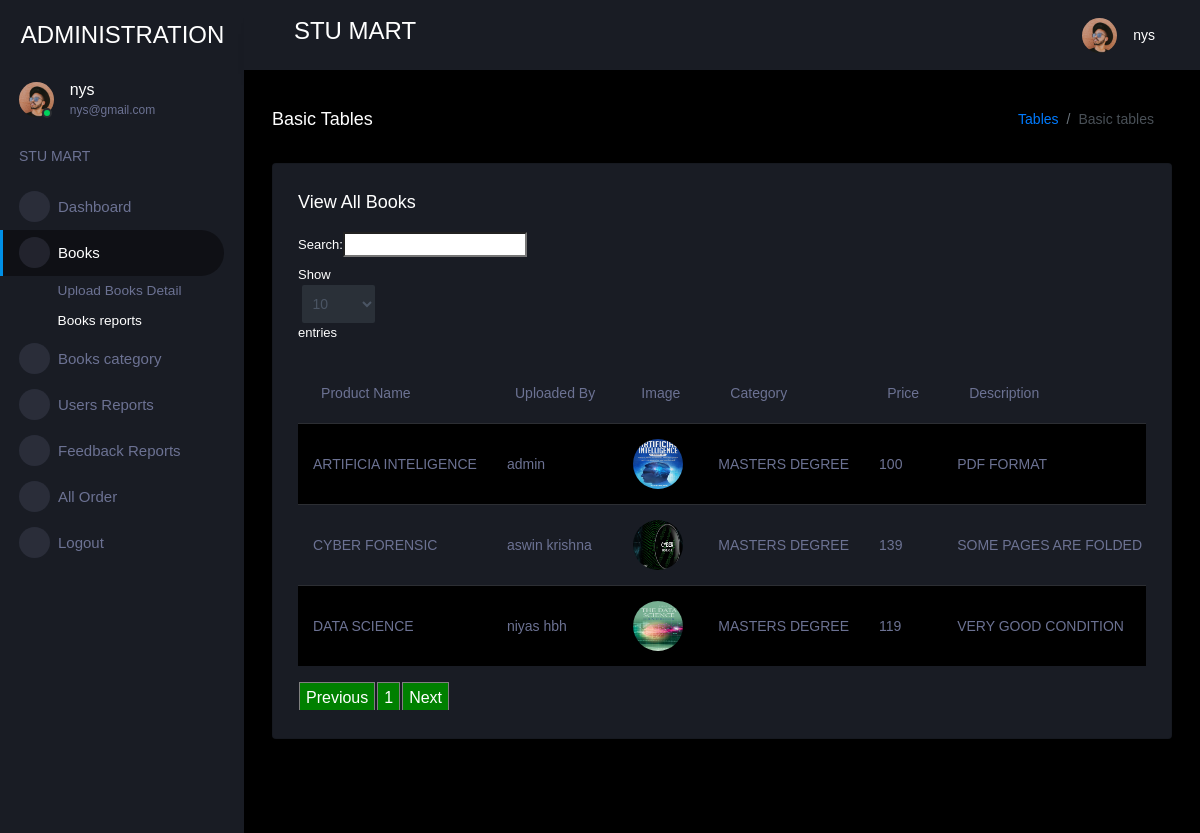
Screenshot of /admin_view_product (signed in) with the database file from the repository.
### book/models.py (models this page shows, shortened)
class Product(models.Model):
    user = models.ForeignKey(User, on_delete=models.CASCADE, null=True, blank=True, related_name='sold_by')
    sold_to = models.ForeignKey(User, on_delete=models.CASCADE, null=True, blank=True, related_name='sold_to')
    category = models.ForeignKey(Category, on_delete=models.CASCADE, null=True)
    image = models.FileField(null=True)
    name = models.CharField(max_length=30, null=True)
    language = models.CharField(max_length=30, null=True)
    format = models.CharField(max_length=30, null=True)
    publisher = models.CharField(max_length=30, null=True)
    edition = models.CharField(max_length=30, null=True)
    pages = models.CharField(max_length=30, null=True)
    author = models.CharField(max_length=30, null=True)
    price = models.IntegerField(null=True)
    status =  models.CharField(max_length=30, null=True, default="Available")
    condition = models.CharField(max_length=30, null=True)
    desc = models.TextField(null=True)

class Category(models.Model):
    name = models.CharField(max_length=30, null=True)

### book/views.py (the view)
# urls.py: path('admin_view_product', Admin_View_product, name='admin_view_product'),
def Admin_View_product(request):
    if not request.user.is_authenticated:
        return redirect('login_admin')
    pro = Product.objects.all()
    d = {'pro':pro}
    return render(request,'administration/admin_view_product.html',d)

### book/templates/administration/admin_view_product.html (shortened to what this page needs)
{% extends 'administration/index.html' %}
{% load static %}
{% block body %}
<link rel = stylesheet href="https://cdn.datatables.net/1.10.23/css/dataTables.bootstrap.min.css">
<div class="main-panel">
    <div class="content-wrapper">
      <div class="page-header">
        <h3 class="page-title"> Basic Tables </h3>
        <nav aria-label="breadcrumb">
          <ol class="breadcrumb">
            <li class="breadcrumb-item"><a href="#">Tables</a></li>
            <li class="breadcrumb-item active" aria-current="page">Basic tables</li>
          </ol>
        </nav>
      </div>
      <div class="row">
        <div class="col-lg-12 grid-margin stretch-card">
          <div class="card">
            <div class="card-body">
              <h4 class="card-title">View All Books</h4>
              <div class="table-responsive">
                <table class="table table-striped" id="example">
                  <thead>
                    <tr>
                        <th>Product Name</th>
                        <th>Uploaded By</th>
                        <th>Image</th>
                          <th> Category</th>
                        <th>Price</th>
                           <th> Description</th>
                      </tr>
                      </thead>
                       <tbody>
                        {% for i in pro %}
                      <tr>
                        <td>{{i.name}}</td>
                        <td>{% if i.user.is_staff %}{{i.user.username}}{% endif %}{{i.user.first_name}} {{i.user.last_name}}</td>
                        <td><img src="{{i.image.url}}" style="width:50px;height:50px"></td>
                          <td>{{i.category.name}}</td>
                          <td>{{i.price}}</td>
                          <td>{{i.desc}}</td>
                      </tr>
                        {% empty %}
                    <tr>
                      <td>Data Not Found</td>
                    </tr>
                        {% endfor %}
                        </tbody>
                </table>
              </div>
            </div>
          </div>
        </div>
      </div>
    </div>
{% endblock %}

### book/templates/administration/index.html (shortened to what this page needs)
<!DOCTYPE html>
{% load static %}
<html lang="en">
  <head>
    <link rel="stylesheet" href="{% static 'assets/vendors/mdi/css/materialdesignicons.min.css' %}">
    <link rel="stylesheet" href="{% static 'assets/vendors/css/vendor.bundle.base.css' %}">
    <link rel="stylesheet" href="{% static 'assets/vendors/jvectormap/jquery-jvectormap.css' %}">
    <link rel="stylesheet" href="{% static 'assets/vendors/flag-icon-css/css/flag-icon.min.css' %}">
    <link rel="stylesheet" href="{% static 'assets/vendors/owl-carousel-2/owl.carousel.min.css' %}">
    <link rel="stylesheet" href="{% static 'assets/vendors/owl-carousel-2/owl.theme.default.min.css' %}">
    <link rel="stylesheet" href="{% static 'assets/css/style.css' %}">
  </head>
  <body>
    <div class="container-scroller">
      <nav class="sidebar sidebar-offcanvas" id="sidebar">
        <div class="sidebar-brand-wrapper d-none d-lg-flex align-items-center justify-content-center fixed-top">
          <a class="sidebar-brand brand-logo" href="index.html" style="color:white">ADMINISTRATION</a>
        </div>
        <ul class="nav">
          <li class="nav-item profile">
            <div class="profile-desc">
              <div class="profile-pic">
                <div class="count-indicator">
                  <img class="img-xs rounded-circle " src="{% static 'assets/images/faces/face15.jpg' %}" alt="">
                  <span class="count bg-success"></span>
                </div>
                <div class="profile-name">
                  <h5 class="mb-0 font-weight-normal">{{request.user.username}}</h5>
                  <span>{{request.user.email}}</span>
                </div>
              </div>
              <a href="#" id="profile-dropdown" data-toggle="dropdown"><i class="mdi mdi-dots-vertical"></i></a>
            </div>
          </li>
          <li class="nav-item nav-category">
            <span class="nav-link">STU MART</span>
          </li>
          <li class="nav-item menu-items">
            <a class="nav-link" href="/admin-home">
              <span class="menu-icon">
                <i class="mdi mdi-speedometer"></i>
              </span>
              <span class="menu-title">Dashboard</span>
            </a>
          </li>
          <li class="nav-item menu-items">
            <a class="nav-link" data-toggle="collapse" href="#ui-basic" aria-expanded="false" aria-controls="ui-basic">
              <span class="menu-icon">
                <i class="mdi mdi-laptop"></i>
              </span>
              <span class="menu-title">Books</span>
              <i class="menu-arrow"></i>
            </a>
            <div class="collapse" id="ui-basic">
              <ul class="nav flex-column sub-menu">
                <li class="nav-item"> <a class="nav-link" href="/add_product">Upload Books Detail</a></li>
                <li class="nav-item"> <a class="nav-link" href="/admin_view_product">Books reports</a></li>
              </ul>
            </div>
          </li>
          <li class="nav-item menu-items">
            <a class="nav-link" data-toggle="collapse" href="#ui-basic-1" aria-expanded="false" aria-controls="ui-basic">
              <span class="menu-icon">
                <i class="mdi mdi-laptop"></i>
              </span>
              <span class="menu-title">Books category</span>
              <i class="menu-arrow"></i>
            </a>
          </li>
          <li class="nav-item menu-items">
            <a class="nav-link" href="/view_user">
              <span class="menu-icon">
                <i class="mdi mdi-account-card-details"></i>
              </span>
              <span class="menu-title">Users Reports</span>
            </a>
          </li>
          <li class="nav-item menu-items">
            <a class="nav-link" href="/view_feedback">
              <span class="menu-icon">
                <i class="mdi mdi-playlist-play"></i>
              </span>
              <span class="menu-title">Feedback Reports</span>
            </a>
          </li>
          <li class="nav-item menu-items">
            <a class="nav-link" href="/admin_viewBooking">
              <span class="menu-icon">
                <i class="mdi mdi-table-large"></i>
              </span>
              <span class="menu-title">All Order</span>
            </a>
          </li>
          <li class="nav-item menu-items">
            <a class="nav-link" href="/logout">
              <span class="menu-icon">
                <i class="mdi mdi-chart-bar"></i>
              </span>
              <span class="menu-title">Logout</span>
            </a>
          </li>
        </ul>
      </nav>
      <div class="container-fluid page-body-wrapper">
        <nav class="navbar p-0 fixed-top d-flex flex-row">
          <div class="navbar-menu-wrapper flex-grow d-flex align-items-stretch">
            <button class="navbar-toggler navbar-toggler align-self-center" type="button" data-toggle="minimize">
              <span class="mdi mdi-menu"></span>
            </button>
            <ul class="navbar-nav w-100">
              <li class="nav-item w-100">
                <h3>STU MART</h3>
              </li>
            </ul>
            <ul class="navbar-nav navbar-nav-right">
              <li class="nav-item dropdown">
                <a class="nav-link" id="profileDropdown" href="#" data-toggle="dropdown">
                  <div class="navbar-profile">
                    <img class="img-xs rounded-circle" src="{% static 'assets/images/faces/face15.jpg' %}" alt="">
                    <p class="mb-0 d-none d-sm-block navbar-profile-name">{{request.user.username}}</p>
                    <i class="mdi mdi-menu-down d-none d-sm-block"></i>
                  </div>
                </a>
              </li>
            </ul>
          </div>
        </nav>
        {% block body %}{% endblock %}
          <footer class="footer">
          </footer>
        </div>
      </div>
    </div>
  </body>
</html>

### rows the page displays
Product: name "DATA SCIENCE", user.first_name "niyas", user.last_name "hbh", image (picture), category.name "MASTERS DEGREE", price "119", desc "VERY GOOD CONDITION"
Product: name "CYBER FORENSIC", user.first_name "aswin", user.last_name "krishna", image (picture), category.name "MASTERS DEGREE", price "139", desc "SOME PAGES ARE FOLDED"
Product: name "ARTIFICIA INTELIGENCE", user.username "admin", image (picture), category.name "MASTERS DEGREE", price "100", desc "PDF FORMAT"

### other values shown
{{ request.user.username }} "nys"
{{ request.user.email }} "nys@gmail.com"
